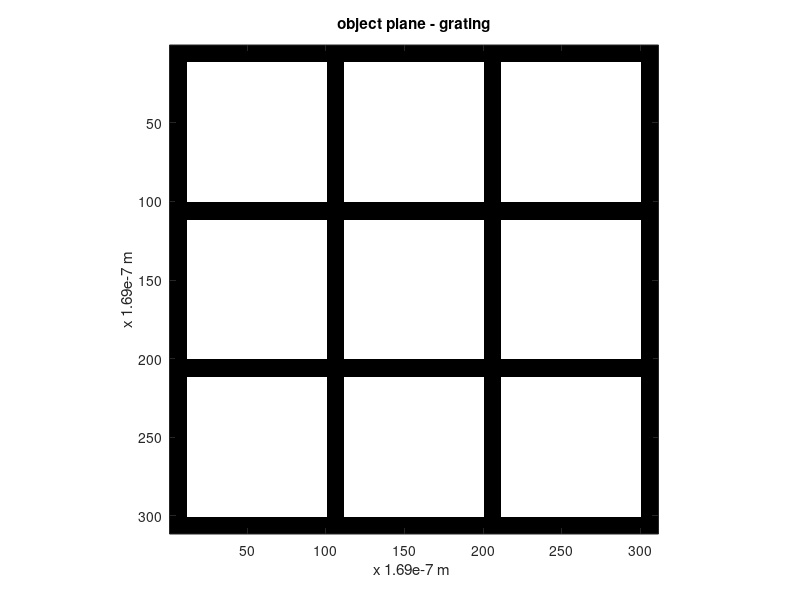
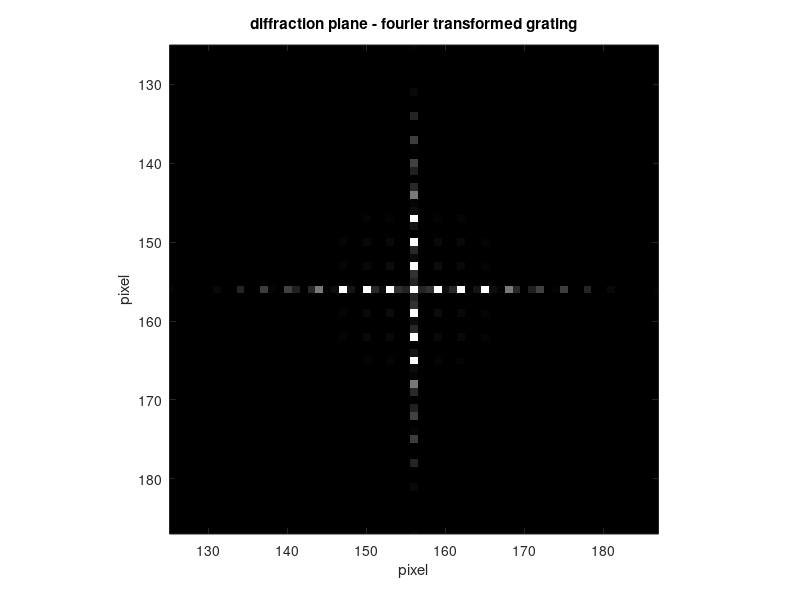
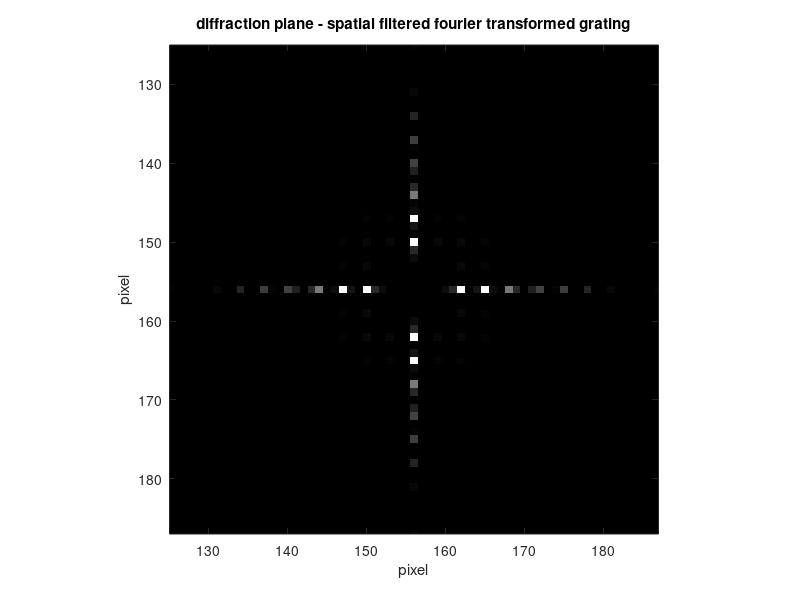
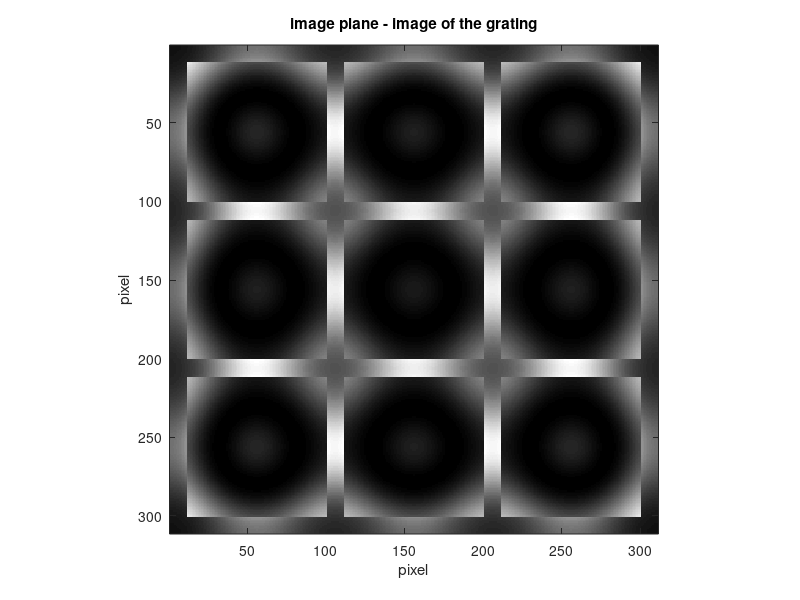

Write the MATLAB code that produced these figures, in order.
%% Parameters
% grating period in pixel
gp = 100;
% width of grating element in pixel
we = 10;
% number of grating elements in one dimension
ne = 4;

% grayscale factor for plot of the fourier transformed grating 
gf = 100;
% zoom factor for plot of the fourier transformed grating
zf = 5;

% halfwidth of the slit aperture used for spatial filtering in pixel
hsw = 3;

%% setting up the grating as matrix and plot of the grating

% number of pixels in one dimension
px = gp * ( ne - 1 ) + we;
% center position
cp = px/2 + 1;

grating = ones( px );
for z = 0 : ( ne - 1 )
    ma = z * gp + 1 ;
    mb = z * gp + 1 + we;
    grating( ma : mb, : ) = 0;
    grating( :, ma : mb ) = 0;
end

figure;
imagesc( abs( grating ).^2 );
title( 'object plane - grating' );
colormap( gray );
axis image;
xlabel( 'x 1.69e-7 m ' );
ylabel( 'x 1.69e-7 m' );

%% Fourier transform of the grating and plot of the resulting 
% diffraction image

fourgrat = fftshift( fft2( grating ) );

figure;
% maximum value
mv = max( max( abs( fourgrat ) ) )^2;
imagesc( abs( fourgrat ).^2, [ 0 mv/gf ]);
title('diffraction plane - fourier transformed grating');
axis image;
axis( [ cp-px/(2*zf) cp+px/(2*zf) cp-px/(2*zf) cp+px/(2*zf) ] );
colormap( gray );
xlabel( 'pixel' );
ylabel( 'pixel' );

%% spatial filtering and plot of the resulting diffraction image

fourgrat( (cp-hsw):(cp+hsw), (cp-hsw):(cp+hsw)) = 0;


figure;
imagesc( abs( fourgrat ).^2, [ 0 mv/gf ]);
title('diffraction plane - spatial filtered fourier transformed grating');
axis image;
axis( [ cp-px/(2*zf) cp+px/(2*zf) cp-px/(2*zf) cp+px/(2*zf) ] );
colormap( gray );
xlabel( 'pixel' );
ylabel( 'pixel' );

%% Inverse fourier transform and plot of the resulting image

btrgrating = ifft2( fourgrat );

figure;
imagesc( abs( btrgrating ).^2 );
title( 'image plane - image of the grating' );
colormap( gray );
axis image;
xlabel( 'pixel' );
ylabel( 'pixel' );
